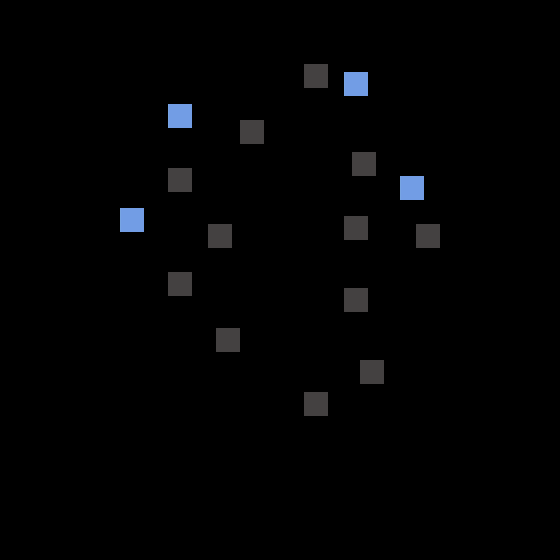

Rendered tile map (Tiled .tmx) drawn with the repository's tilesets; below, a short description and the map source with its tile grids summarised:
An orthogonal 70x70 tile map with 8x8 px tiles, 12 tile layers (rocks, player, challenge1, challenge2, ...).

<map version="1.10" tiledversion="1.10.1" orientation="orthogonal" renderorder="right-down" width="70" height="70" tilewidth="8" tileheight="8" infinite="0" nextlayerid="14" nextobjectid="1">
 <editorsettings>
  <export target="stage2.csv" format="csv" />
 </editorsettings>
 <tileset firstgid="1" source="../rules_sewers.tsx" />
 <layer id="1" name="rocks" width="70" height="70">
  <data>[4900 cells, 21 non-empty, 2 distinct tile ids]</data>
 </layer>
 <layer id="2" name="player" width="70" height="70">
  <data>[4900 cells, 1 non-empty, 1 distinct tile ids]</data>
 </layer>
 <layer id="3" name="challenge1" width="70" height="70">
  <data>[4900 cells, 1 non-empty, 1 distinct tile ids]</data>
 </layer>
 <layer id="4" name="challenge2" width="70" height="70">
  <data>[4900 cells, 1 non-empty, 1 distinct tile ids]</data>
 </layer>
 <layer id="5" name="challenge3" width="70" height="70">
  <data>[4900 cells, 1 non-empty, 1 distinct tile ids]</data>
 </layer>
 <layer id="6" name="challenge4" width="70" height="70">
  <data>[4900 cells, 1 non-empty, 1 distinct tile ids]</data>
 </layer>
 <layer id="12" name="challenge5" width="70" height="70">
  <data>[4900 cells, 1 non-empty, 1 distinct tile ids]</data>
 </layer>
 <layer id="7" name="enemy1" width="70" height="70">
  <data>[4900 cells, 0 non-empty, 0 distinct tile ids]</data>
 </layer>
 <layer id="8" name="enemy2" width="70" height="70">
  <data>[4900 cells, 3 non-empty, 1 distinct tile ids]</data>
 </layer>
 <layer id="9" name="enemy3" width="70" height="70">
  <data>[4900 cells, 1 non-empty, 1 distinct tile ids]</data>
 </layer>
 <layer id="10" name="enemy4" width="70" height="70">
  <data>[4900 cells, 3 non-empty, 2 distinct tile ids]</data>
 </layer>
 <layer id="13" name="enemy5" width="70" height="70">
  <data>[4900 cells, 3 non-empty, 2 distinct tile ids]</data>
 </layer>
</map>
